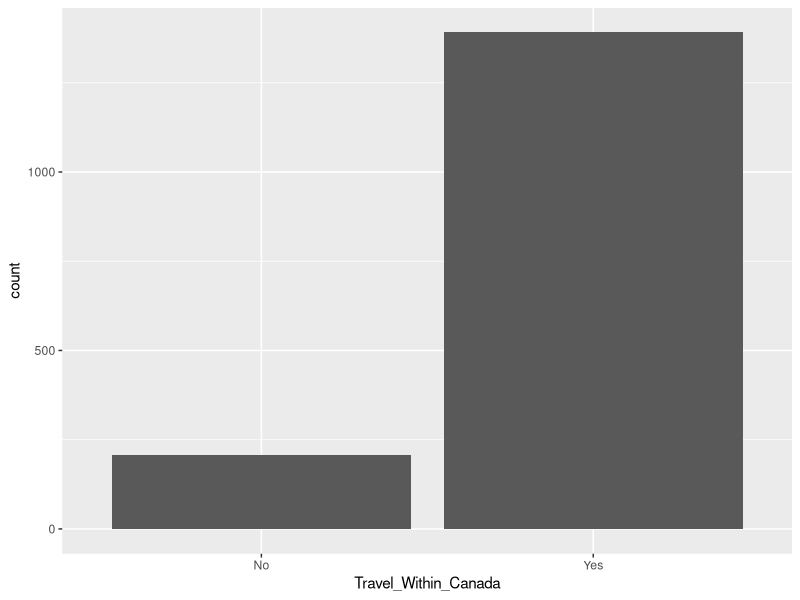
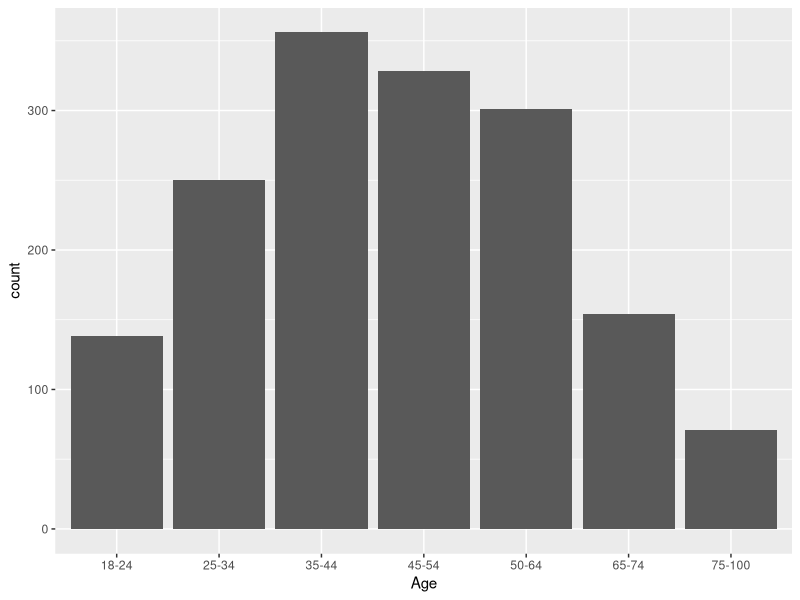
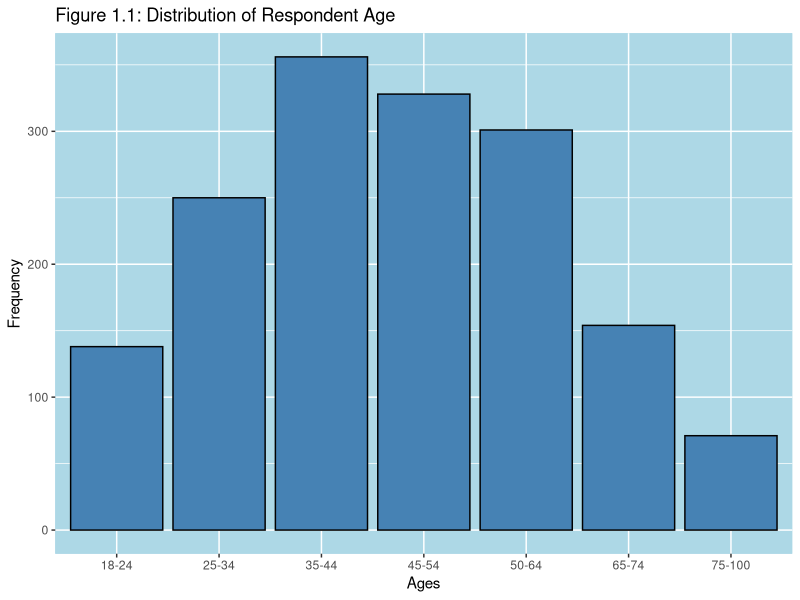
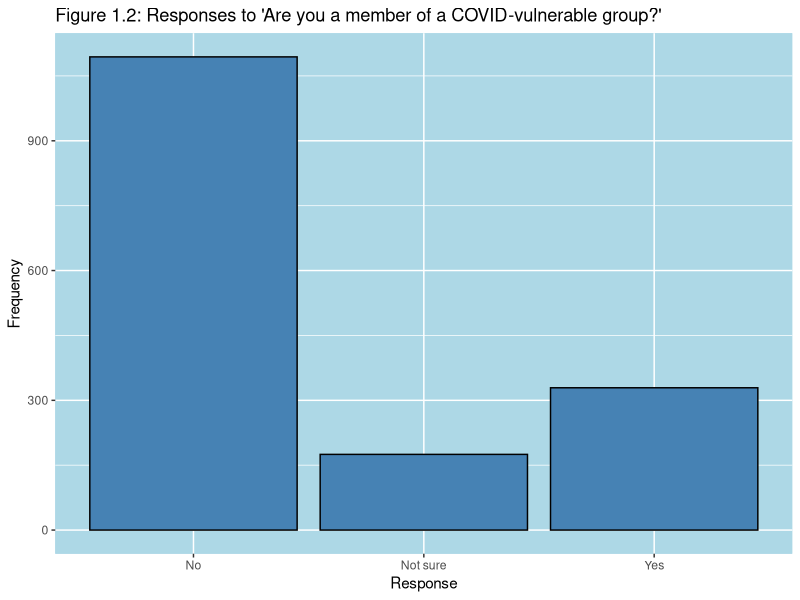
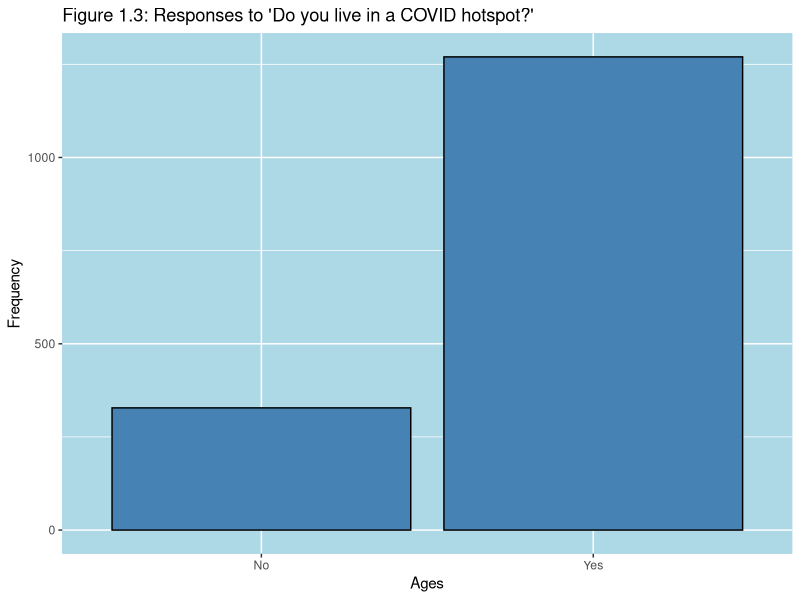
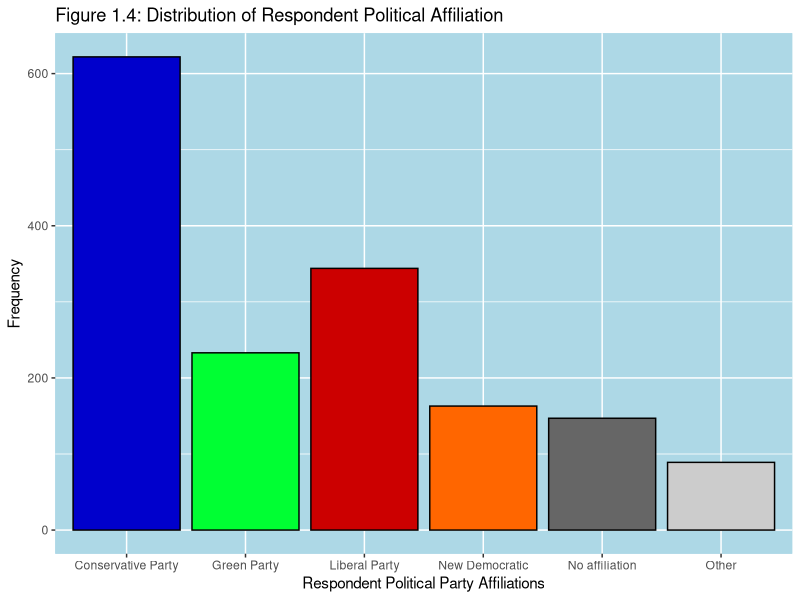

Source code (R) for these figures, in order:
## ---- chunk 1
knitr::opts_chunk$set(echo = TRUE)
#install.packages('tidyverse')
library(tidyverse)
## ---- chunk 2
#Simulating data
#We can always change the prob to fit our report
set.seed(666)

# Number of respondents to our survey
sample_size = 1598

#What is your age?
my_data <- tibble(
  Age  = sample(x = c("18-24", "25-34", "35-44", "45-54", "50-64", "65-74", "75-100"), size = sample_size, replace = TRUE, prob = c(0.1, 0.159, 0.25, 0.22, .2, 0.1, 0.05)),
  
#Are you a member of a vulnerable population?
  Vulnerable_Population = sample(x = c("Yes", "No", "Not sure"), size = sample_size, replace = TRUE, prob = c(0.2, 0.7, 0.1)),
  
  #Do you live in one of the following administrative/metropolitan regions
  Living = sample(x = c("Yes", "No"),  size = sample_size, replace = TRUE, prob = c(0.8, 0.2)),
  
  Political_Party = sample(x = c("Conservative Party",
                                 "Liberal Party",
                                 "New Democratic",
                                 "Green Party",
                                 "No affiliation", "Other"),
                           size = sample_size, replace = TRUE, 
                           prob = c(0.4, 0.20, 0.105, 0.15, 0.1, 0.05)),

  Primary_Source = sample(x = c("Social Media", "Television", "Newspapers", "Personal Research on the Internet", "Family and Friends", "Other"), size = sample_size, replace = TRUE, prob = c(0.3, 0.15, 0.2, 0.05, 0.25, 0.05)),

  Trustworthy_Source = sample(x = c("Social Media", "Television", "Newspapers", "Personal Research on the Internet", "Family and Friends", "Other"), size = sample_size, replace = TRUE, prob = c(0.3, 0.15, 0.2, 0.05, 0.25, 0.05)),
  
  Knowledgeable = sample(c(1:5), size = sample_size, replace = TRUE, prob = c(0.25, 0.15, 0.1, 0.2, 0.3)),
  
  Trust_Conservative_Party = sample(x = c("Yes", "No", "Maybe"), size = sample_size, replace = TRUE, prob = c(0.6, 0.3, 0.1)),
  
  Trust_Doug_Ford = sample(x = c("Yes", "No", "Maybe"), size = sample_size, replace = TRUE, prob = c(0.5, 0.4, 0.1)),
  
  Mask_Frequency = sample(x = c("Always", "Most of the time", "Sometimes", "Rarely", "Never"), size = sample_size, replace = TRUE, prob = c(0.25, 0.3, 0.2, 0.15, 0.1)),
  
  Social_Bubble = sample(x = c("Yes", "No"), size = sample_size, replace = TRUE, prob = c(0.7066, 0.2934)),
  
  Follow_Regulation = sample(x = c("Yes, I follow all store requirements",
                                   "Mostly",
                                   "Only ones I think will be enforced",
                                   "None"),
                             size = sample_size, replace = TRUE, 
                           prob = c(0.25, 0.25, 0.25, 0.25)),
  
  Visit_non_essentials = rpois(sample_size, 3),
  
  Travel_Within_Canada = sample(x = c("Yes", "No"), size = sample_size, replace = TRUE, prob = c(0.8674, 0.1326)), 
  
  Travel_Out_Of_Canada = sample(x = c("Yes", "No"), size = sample_size, replace = TRUE, prob = c(0.98743, 0.01257))
)
## ---- chunk 3


my_data %>% 
  ggplot(aes(x = Travel_Within_Canada)) +
  geom_bar()

my_data %>% 
  ggplot(aes(x=Age))+
  geom_bar()

## ---- chunk 4

#Graphs

#Distribution of Respondent Age Graph
my_data %>% 
  ggplot(aes(x = Age)) +
  geom_bar(colour ="black", fill="steelblue") +
  labs(x = "Ages",
       y = "Frequency",
       title = "Figure 1.1: Distribution of Respondent Age") +
  theme(panel.background = element_rect(fill = "lightblue",
                                colour = "lightblue",
                                size = 0.5, linetype = "solid"))

## ---- chunk 5

#Distribution of Vulnerable Populations
my_data %>% 
  ggplot(aes(x = Vulnerable_Population)) +
  geom_bar(colour ="black", fill="steelblue") +
  labs(x = "Response",
       y = "Frequency",
       title = "Figure 1.2: Responses to 'Are you a member of a COVID-vulnerable group?'") +
  theme(panel.background = element_rect(fill = "lightblue",
                                colour = "lightblue",
                                size = 0.5, linetype = "solid"))

## ---- chunk 6

#Distribution of Living in COVID Hotspots
my_data %>% 
  ggplot(aes(x = Living)) +
  geom_bar(colour ="black", fill="steelblue") +
  labs(x = "Ages",
       y = "Frequency",
       title = "Figure 1.3: Responses to 'Do you live in a COVID hotspot?'") +
  theme(panel.background = element_rect(fill = "lightblue",
                                colour = "lightblue",
                                size = 0.5, linetype = "solid"))
## ---- chunk 7
# Colour palette

partyPalette <- c("#0000CC", "#00FF33", "#CC0000", "#FF6600", "#666666", "#CCCCCC")

#Distribution of Political Affiliation
my_data %>% 
  ggplot(aes(x = Political_Party)) +
  geom_bar(colour ="black", fill=partyPalette) +
  labs(x = "Respondent Political Party Affiliations",
       y = "Frequency",
       title = "Figure 1.4: Distribution of Respondent Political Affiliation") +
  theme(panel.background = element_rect(fill = "lightblue",
                                colour = "lightblue",
                                size = 0.5, linetype = "solid"))
